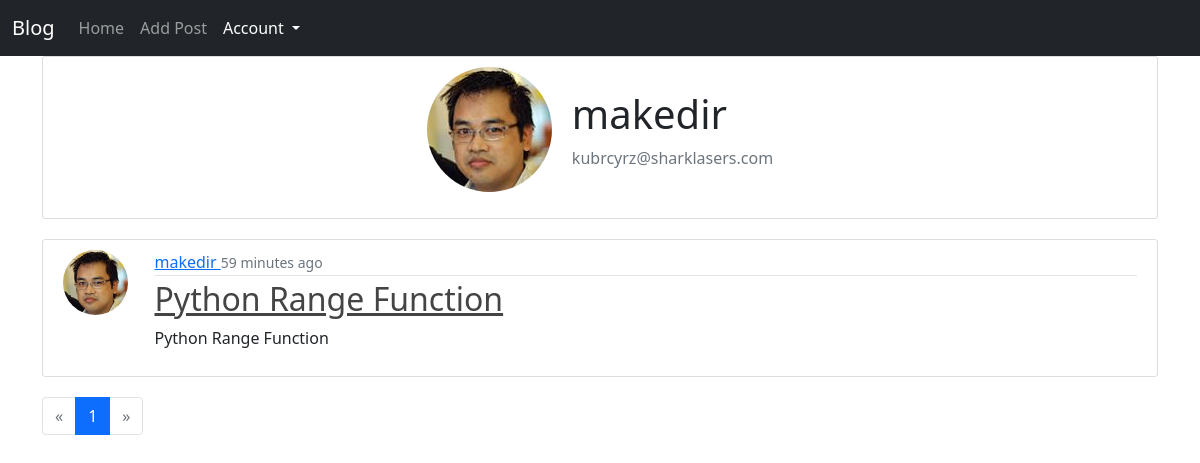
The page /profile/makedir/ (signed in) on the database its author committed.
### blog/model.py (models this page shows, shortened)
class User(db.Model,UserMixin):
    __tablename__='users'
    id = db.Column(db.Integer,primary_key=True)
    username = db.Column(db.String, unique = True, nullable=False)
    password = db.Column(db.String, nullable= False)
    email = db.Column(db.String, nullable= False)
    image_file = db.Column(db.String, nullable = False, default = 'default.jpg')
    post = db.relationship('Post',backref='author',lazy=True)

class Post(db.Model):
    id = db.Column(db.Integer,primary_key=True)
    user_id = db.Column(db.Integer,db.ForeignKey('users.id'), nullable = False)
    title = db.Column(db.String(128), nullable = False)
    short_description = db.Column(db.String(250), nullable=False)
    post = db.Column(db.Text, nullable = False)
    date = db.Column(db.DateTime)

### blog/profile/views.py (the view)
@profile_blueprint.route('/<username>/')
def user_posts(username):
    page=request.args.get('page',type=int)
    user = User.query.filter_by(username=username).first_or_404()
    posts = Post.query.filter_by(user_id=user.id).order_by(Post.date.desc()).paginate(per_page=5,page=page)
    return render_template('profile/profile_page.html',username=user.username
                            ,posts=posts,email = user.email,
                            profile_pic=url_for('static',filename=f'profile_pic/{user.image_file}'),
                            profile=True)

### blog/custom_filter.py (called while the page is built, shortened)
def pretty_date(time=False):
    from datetime import datetime
    now = datetime.now()
    if type(time) is int:
        diff = now - datetime.fromtimestamp(time)
    elif isinstance(time,datetime):
        diff = now - time
    elif not time:
        diff = now - now
    second_diff = diff.seconds
    day_diff = diff.days
    if day_diff < 0:
        return ''
    if day_diff == 0:
        if second_diff < 10:
            return "just now"
        if second_diff < 60:
            return str(int(second_diff)) + " seconds ago"
        if second_diff < 120:
            return "a minute ago"
        if second_diff < 3600:
            return str(int((second_diff / 60))) + " minutes ago"
        if second_diff < 7200:
            return "an hour ago"
        if second_diff < 86400:
            return str(int((second_diff / 3600))) + " hours ago"

### blog/model.py (called while the page is built)
@login_manager.user_loader
def load_user(user_id):
    return User.query.get(user_id)

### blog/templates/profile/profile_page.html
{% extends 'base.html' %}
{% set active_page='account' %}
{% from 'macros.html' import render_field %}
{% block content %}
<div class="content-section">
    {% include 'profile/_profile_info.html' %}
</div>
{% include 'posts/_posts.html' %}
{% include 'posts/_paginate.html' %}
{% endblock %}

### blog/templates/profile/_profile_info.html
<div class="media d-flex justify-content-center">
    <img class="rounded-circle account-img" src="{{profile_pic}}">
    <div class="media-body my-auto">
      <h2 class="account-heading">{{username}}</h2>
      <p class="text-secondary">{{email}}</p>
    </div>
  </div>

### blog/templates/posts/_posts.html
{% for post in posts.items %}
        <article class="media content-section">
          <div class="row">
            <div class="col-lg-1 col-2 d-none d-sm-block">
          <img class="rounded-circle article-img" src="{{ url_for('static', filename='profile_pic/' + post.author.image_file) }}">
        </div>
        <div class="col">
          <div class="media-body">
            <div class="article-metadata">
              <a class="mr-2" href="{{url_for('profile.user_posts',username = post.author.username)}}">
                {{ post.author.username }}
              </a>
              <small class="text-muted">{{ post.date|human_date }}</small>
          </div>
            <h2><a class="article-title" href="{{url_for('posts.single_post',post_id=post.id)}}">{{ post.title }}</a></h2>
            <p class="article-content">{{ post.short_description }}</p>
          </div>
        </div>
        </div>
        </article>
    {% endfor %}

### blog/static/css/main.css (style rules this page uses)
.content-section { background: #ffffff; padding: 10px 20px; border: 1px solid #dddddd; border-radius: 3px; margin-bottom: 20px; }
.article-title { color: #444444; }
.article-content { white-space: pre-line; }
.article-img { height: 65px; width: 65px; margin-right: 16px; }
.article-metadata { padding-bottom: 1px; margin-bottom: 4px; border-bottom: 1px solid #e3e3e3 }
.account-img { height: 125px; width: 125px; margin-right: 20px; margin-bottom: 16px; }
.account-heading { font-size: 2.5rem; }

### rows shown on the page
User: username "makedir", email "kubrcyrz@sharklasers.com"
Post: image_file (picture), author.username "makedir", date|human_date "59 minutes ago", title "Python Range Function", short_description "Python Range Function"

### other values the page prints
{{ posts.page }} "1"
